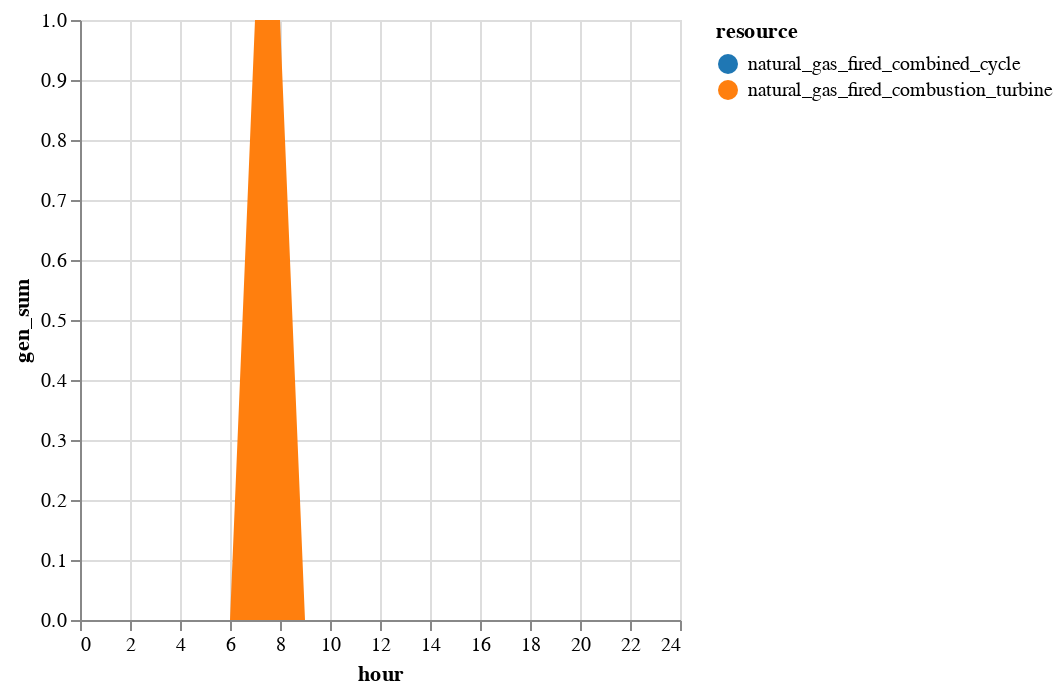

The cell this chart's notebook holds for it:
### Code cell
sol_start = innerjoin(solution.start, 
                    gen_df[!, [:r_id, :resource]], 
                    on = :r_id)
sol_start = combine(groupby(sol_start, [:resource, :hour]), 
            :gen => sum)
sol_start.hour = sol_start.hour .- T_period[1]

sol_start |>
@vlplot(:area, 
    x=:hour, y={:gen_sum, stack=:zero}, 
    color={"resource:n", scale={scheme="category10"}})

### Figure 1 — Vega-Lite specification as saved in the notebook (floating-point values rounded to 4 significant figures)
{"data": {"values": [{"gen_sum": 0, "hour": 0, "resource": "natural_gas_fired_combined_cycle"}, {"gen_sum": 0, "hour": 0, "resource": "natural_gas_fired_combustion_turbine"}, {"gen_sum": 0, "hour": 1, "resource": "natural_gas_fired_combined_cycle"}, {"gen_sum": 0, "hour": 1, "resource": "natural_gas_fired_combustion_turbine"}, {"gen_sum": 0, "hour": 2, "resource": "natural_gas_fired_combined_cycle"}, {"gen_sum": 0, "hour": 2, "resource": "natural_gas_fired_combustion_turbine"}, {"gen_sum": 0, "hour": 3, "resource": "natural_gas_fired_combined_cycle"}, {"gen_sum": 0, "hour": 3, "resource": "natural_gas_fired_combustion_turbine"}, {"gen_sum": 0, "hour": 4, "resource": "natural_gas_fired_combined_cycle"}, {"gen_sum": 0, "hour": 4, "resource": "natural_gas_fired_combustion_turbine"}, {"gen_sum": 0, "hour": 5, "resource": "natural_gas_fired_combined_cycle"}, {"gen_sum": 0, "hour": 5, "resource": "natural_gas_fired_combustion_turbine"}, {"gen_sum": 0, "hour": 6, "resource": "natural_gas_fired_combined_cycle"}, {"gen_sum": 0, "hour": 6, "resource": "natural_gas_fired_combustion_turbine"}, {"gen_sum": 0, "hour": 7, "resource": "natural_gas_fired_combined_cycle"}, {"gen_sum": 1, "hour": 7, "resource": "natural_gas_fired_combustion_turbine"}, {"gen_sum": 0, "hour": 8, "resource": "natural_gas_fired_combined_cycle"}, {"gen_sum": 1, "hour": 8, "resource": "natural_gas_fired_combustion_turbine"}, {"gen_sum": 0, "hour": 9, "resource": "natural_gas_fired_combined_cycle"}, {"gen_sum": 0, "hour": 9, "resource": "natural_gas_fired_combustion_turbine"}, {"gen_sum": 0, "hour": 10, "resource": "natural_gas_fired_combined_cycle"}, {"gen_sum": 0, "hour": 10, "resource": "natural_gas_fired_combustion_turbine"}, {"gen_sum": 0, "hour": 11, "resource": "natural_gas_fired_combined_cycle"}, {"gen_sum": 0, "hour": 11, "resource": "natural_gas_fired_combustion_turbine"}, {"gen_sum": 0, "hour": 12, "resource": "natural_gas_fired_combined_cycle"}, {"gen_sum": 0, "hour": 12, "resource": "natural_gas_fired_combustion_turbine"}, {"gen_sum": 0, "hour": 13, "resource": "natural_gas_fired_combined_cycle"}, {"gen_sum": 0, "hour": 13, "resource": "natural_gas_fired_combustion_turbine"}, {"gen_sum": 0, "hour": 14, "resource": "natural_gas_fired_combined_cycle"}, {"gen_sum": 0, "hour": 14, "resource": "natural_gas_fired_combustion_turbine"}, {"gen_sum": 0, "hour": 15, "resource": "natural_gas_fired_combined_cycle"}, {"gen_sum": 0, "hour": 15, "resource": "natural_gas_fired_combustion_turbine"}, {"gen_sum": 0, "hour": 16, "resource": "natural_gas_fired_combined_cycle"}, {"gen_sum": 0, "hour": 16, "resource": "natural_gas_fired_combustion_turbine"}, {"gen_sum": 0, "hour": 17, "resource": "natural_gas_fired_combined_cycle"}, {"gen_sum": 0, "hour": 17, "resource": "natural_gas_fired_combustion_turbine"}, {"gen_sum": 0, "hour": 18, "resource": "natural_gas_fired_combined_cycle"}, {"gen_sum": 0, "hour": 18, "resource": "natural_gas_fired_combustion_turbine"}, {"gen_sum": 0, "hour": 19, "resource": "natural_gas_fired_combined_cycle"}, {"gen_sum": 0, "hour": 19, "resource": "natural_gas_fired_combustion_turbine"}, {"gen_sum": 0, "hour": 20, "resource": "natural_gas_fired_combined_cycle"}, {"gen_sum": 0, "hour": 20, "resource": "natural_gas_fired_combustion_turbine"}, {"gen_sum": 0, "hour": 21, "resource": "natural_gas_fired_combined_cycle"}, {"gen_sum": 0, "hour": 21, "resource": "natural_gas_fired_combustion_turbine"}, {"gen_sum": 0, "hour": 22, "resource": "natural_gas_fired_combined_cycle"}, {"gen_sum": 0, "hour": 22, "resource": "natural_gas_fired_combustion_turbine"}, {"gen_sum": 0, "hour": 23, "resource": "natural_gas_fired_combined_cycle"}, {"gen_sum": 0, "hour": 23, "resource": "natural_gas_fired_combustion_turbine"}]}, "encoding": {"color": {"field": "resource", "scale": {"scheme": "category10"}, "type": "nominal"}, "x": {"field": "hour", "type": "quantitative"}, "y": {"field": "gen_sum", "stack": "zero", "type": "quantitative"}}, "mark": "area"}
